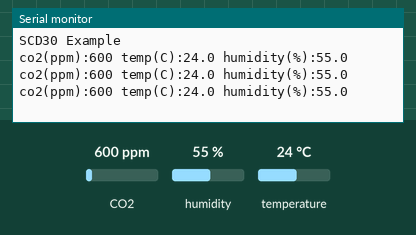
Bench run of a sketch on a simulated Arduino Uno, built with avr-gcc and run on an emulated ATmega328P. Shown: the last lines printed to the serial monitor. The test bench sets the inputs (shaded band); at power-on: CO2 600 ppm, humidity 55 %, temperature 24 °C.

Above: at 1.3 s.
1.4 s: CO2 set to 452 ppm
At 1.9 s:
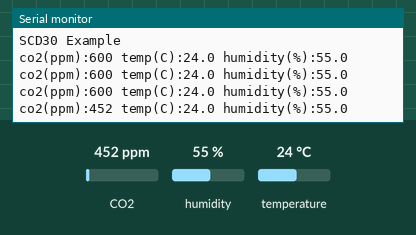
2.9 s: humidity set to 22 %
At 3.4 s:
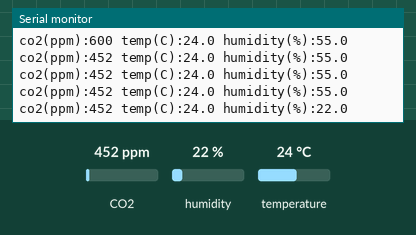
4.4 s: temperature set to 12 °C
At 4.9 s:
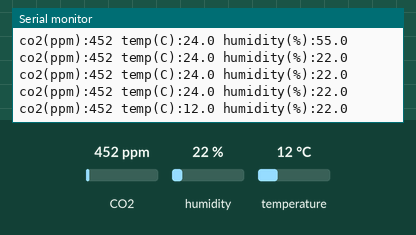

The sketch:

i2c_read_mwe.ino
```cpp
/* Inspired by Nathan Seidle's code at https://github.com/sparkfun/SparkFun_SCD30_Arduino_Library */

#include <Wire.h>

#include "SparkFun_SCD30_Arduino_Library.h"
SCD30 airSensor;

void setup()
{
  Serial.begin(115200);
  Serial.println("SCD30 Example");
  Wire.begin();

  if (airSensor.begin() == false)
  {
    Serial.println("Air sensor not detected. Please check wiring. Freezing...");
    while (1)
      ;
  }

  //The SCD30 has data ready every two seconds
}

void loop()
{
  if (airSensor.dataAvailable())
  {
    Serial.print("co2(ppm):");
    Serial.print(airSensor.getCO2());

    Serial.print(" temp(C):");
    Serial.print(airSensor.getTemperature(), 1);

    Serial.print(" humidity(%):");
    Serial.print(airSensor.getHumidity(), 1);

    Serial.println();
  }
  else
    Serial.println("Waiting for new data");

  delay(500);
}
```

Measured:
- after the input at 1.4 s, the serial monitor: prints a new line after 0.11 s (image 1)
- after the input at 2.9 s, the serial monitor: prints a new line after 0.11 s (image 2)
- after the input at 4.4 s, the serial monitor: prints a new line after 0.12 s (image 3)
